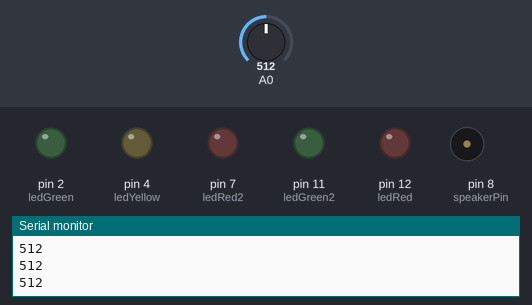
Simulated run of this sketch. Board: Arduino Uno, built with avr-gcc and run on an emulated ATmega328P. Parts: output pins drawn as LEDs (lit = HIGH), buzzer (waves = sounding), the last lines printed to the serial monitor. The test bench sets the inputs (shaded band); at power-on: A0 = 512. Random numbers use the default seed unless the sketch sets one; pins used as bus, display or sensor lines are not drawn.

Above: at 1.2 s.
1.3 s: A0 set to 634
2.8 s: A0 set to 669
At 3.08 s:
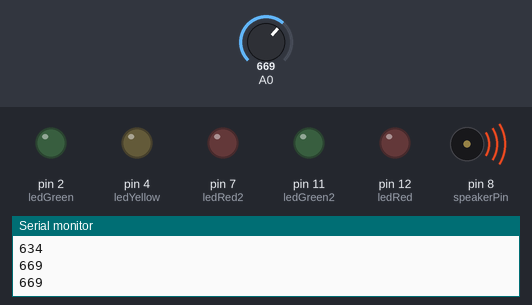
5.8 s: A0 set to 640
7.5 s: A0 set to 660
At 7.79 s:
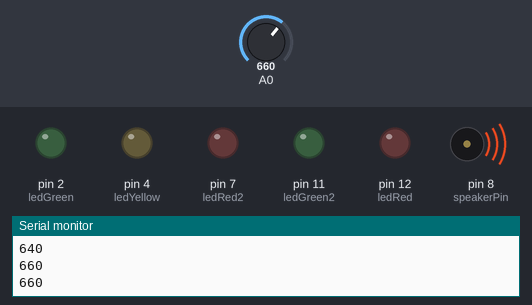
Timing chart, 0 to 11.5 s (numbered marks = the images above; inputs shaded):
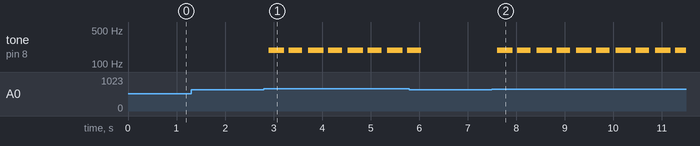

Measured:
- the behaviour switches between 650 and 651 on A0 (found by bisection; images 0 and 1)
- after the input at 2.8 s, tone on pin 8 (speakerPin): alternates 192 Hz for 0.32 s and silent for 0.09 s, starting after 0.10 s
- after the input at 7.5 s, tone on pin 8 (speakerPin): alternates 192 Hz for 0.32 s and silent for 0.09 s, starting after 0.11 s

The sketch:

discoParty.ino
```cpp
/* Sara Artese
  This progeam takes feedback from the mic for clapping and
  turns on a disco party.
*/

// MUSIC VARIABLES
#define speakerPin 8
// Tempo (beats per minute)
#define bpm 200
// Gap between notes. This is expressed as percentage of time between 2 beats.
#define noteGapPercentage 2
// Time between two beats in microseconds (equal to length of a quarter note)
#define beatDuration (60.0 / bpm) * 1000000L
// Time of the gap between two notes in microseconds
#define noteGap beatDuration * (noteGapPercentage / 100.0)


uint8_t notes[][2] = {
  {35, 4}, {30, 4}, {40, 4}, {42, 4}, {46, 4}, {44, 4}, {42, 2},
  {40, 4}, {45, 4}, {39, 4}, {33, 4}, {32, 4}, {37, 4}, {35, 2},
  {42, 4}, {46, 4}, {48, 4}, {30, 4}, {39, 4}, {40, 4}, {37, 2},
  {45, 4}, {49, 4}, {40, 4}, {40, 4}, {37, 4}, {39, 4}, {37, 2},
  {40, 4}, {45, 4}, {39, 4}, {33, 4}, {32, 4}, {37, 4}, {35, 2},
  {42, 4}, {46, 4}, {48, 4}, {30, 4}, {39, 4}, {40, 4}, {37, 2}
};

// MIC VARIABLES
const int sampleWindow = 50;
unsigned int sample;

//LED VARIABLES
const int ledRed =  12;
const int ledGreen = 2;
const int ledYellow = 4;
const int ledGreen2 = 11;
const int ledRed2 = 7;

// OTHER VARIABLES
boolean partyStarted = false;
int randNumber;

void setup() {
  Serial.begin(9600);
  pinMode(ledRed, OUTPUT);
  pinMode(ledGreen, OUTPUT);
  pinMode(ledYellow, OUTPUT);
  pinMode(ledGreen2, OUTPUT);
  pinMode(ledRed2, OUTPUT);

  pinMode(speakerPin, OUTPUT);
}


void loop() {
  clapSensor();
}

void clapSensor() {
  unsigned long startMillis = millis(); // Start of sample window
  unsigned int peakToPeak = 0;   // peak-to-peak level

  unsigned int signalMax = 0;
  unsigned int signalMin = 1024;

  // collect data for 50 mS
  while (millis() - startMillis < sampleWindow)
  {
    sample = analogRead(0);
    if (sample < 1024)  // toss out spurious readings
    {
      if (sample > signalMax)
      {
        signalMax = sample;  // save just the max levels
      }
      else if (sample < signalMin)
      {
        signalMin = sample;  // save just the min levels
      }
    }
  }
  peakToPeak = signalMax - signalMin;  // max - min = peak-peak amplitude
  double volts = (peakToPeak * 5.0) / 1024;  // convert to volts

  Serial.println(signalMax);

  if (signalMax > 650)
    checkParty();
}

void checkParty() {
  if (partyStarted == false) {
    partyStarted =  true;
    startParty();
  }
  else
    endParty();
}

void startParty() {
  // Iterate over the notes array
  while (partyStarted == true) {
    for (int i = 0; i < (sizeof(notes) / sizeof(*notes)); i++) {
      clapSensor();
      playNote(notes[i][0], notes[i][1]);
      discoLights();
      if (partyStarted == false)
        break;
    }
  }
  turnOffLights();
}

void endParty() {
   partyStarted = false;
}

void turnOffLights(){
    digitalWrite(ledRed, LOW);
    digitalWrite(ledGreen, LOW);
    digitalWrite(ledYellow, LOW);
    digitalWrite(ledRed2, LOW);
    digitalWrite(ledGreen2, LOW);
}

void discoLights() {
      // turn all LEDs off
  digitalWrite(ledRed, LOW);
  digitalWrite(ledGreen, LOW);
  digitalWrite(ledYellow, LOW);
  digitalWrite(ledRed2, LOW);
  digitalWrite(ledGreen2, LOW);
  randNumber = random(10);

  if (randNumber == 0) {
    // turn LED on:
 digitalWrite(ledRed, HIGH);
  }
   if (randNumber == 2) {
    // turn LED on:
    digitalWrite(ledYellow, HIGH);
  }
   if (randNumber == 1) {
    // turn LED on:
    digitalWrite(ledGreen, HIGH);
  }
  if (randNumber == 3) {
    // turn LED on:
     digitalWrite(ledRed2, HIGH);
  }
  if (randNumber == 4) {
    // turn LED on:
    digitalWrite(ledGreen2, HIGH);
  }
  if (randNumber == 5) {
    // turn LED on:
    digitalWrite(ledYellow, HIGH);
    digitalWrite(ledRed, HIGH);
  }
   if (randNumber == 6) {
    // turn LED on:
    digitalWrite(ledGreen2, HIGH);
    digitalWrite(ledRed, HIGH);
  }
    if (randNumber == 7) {
    // turn LED on:
    digitalWrite(ledGreen, HIGH);
    digitalWrite(ledRed, HIGH);
  }
   if (randNumber == 8) {
    // turn LED on:
    digitalWrite(ledGreen, HIGH);
    digitalWrite(ledRed, HIGH);
     digitalWrite(ledGreen2, HIGH);
    digitalWrite(ledRed, HIGH);
  }
  if (randNumber == 9) {
    // turn LED on:
    digitalWrite(ledGreen, HIGH);
    digitalWrite(ledYellow, HIGH);
    digitalWrite(ledGreen2, HIGH);
    digitalWrite(ledRed, HIGH);
  }
}

void playNote(uint8_t keyNumber, uint8_t noteType) {
  long halfPeriod = getPeriodForKey(keyNumber) / 2;
  long noteDuration = beatDuration * (4.0 / noteType);
  long elapsed = 0;

  // While we have a note to play
  while (halfPeriod > 0 && elapsed < (noteDuration - noteGap)) {
    // Set speakerPin high for half of the period
    digitalWrite(speakerPin, HIGH);
    wait(halfPeriod);

    // Set speakerPin low for half of the period
    digitalWrite(speakerPin, LOW);
    wait(halfPeriod);

    // Update the amount of time that has elapsed
    elapsed += halfPeriod * 2;
  }
  wait(noteDuration - elapsed);
}


long getPeriodForKey(uint8_t keyNumber) {
  // If the key is between 1 and 88
  if (keyNumber >= 1 && keyNumber <= 88) {
    // Return the period (one second divided by the frequency of the key)
    return 1000000L / (pow(2.0, (keyNumber - 49.0) / 12.0) * 440.0);
  }

  // Otherwise return zero
  return 0;
}

void wait(long us) {
  // First delay for the number of whole milliseconds using delay()
  delay(us / 1000);
  // Then delay for the remainder of microseconds using delayMicroseconds()
  delayMicroseconds(us % 1000);
}
```
